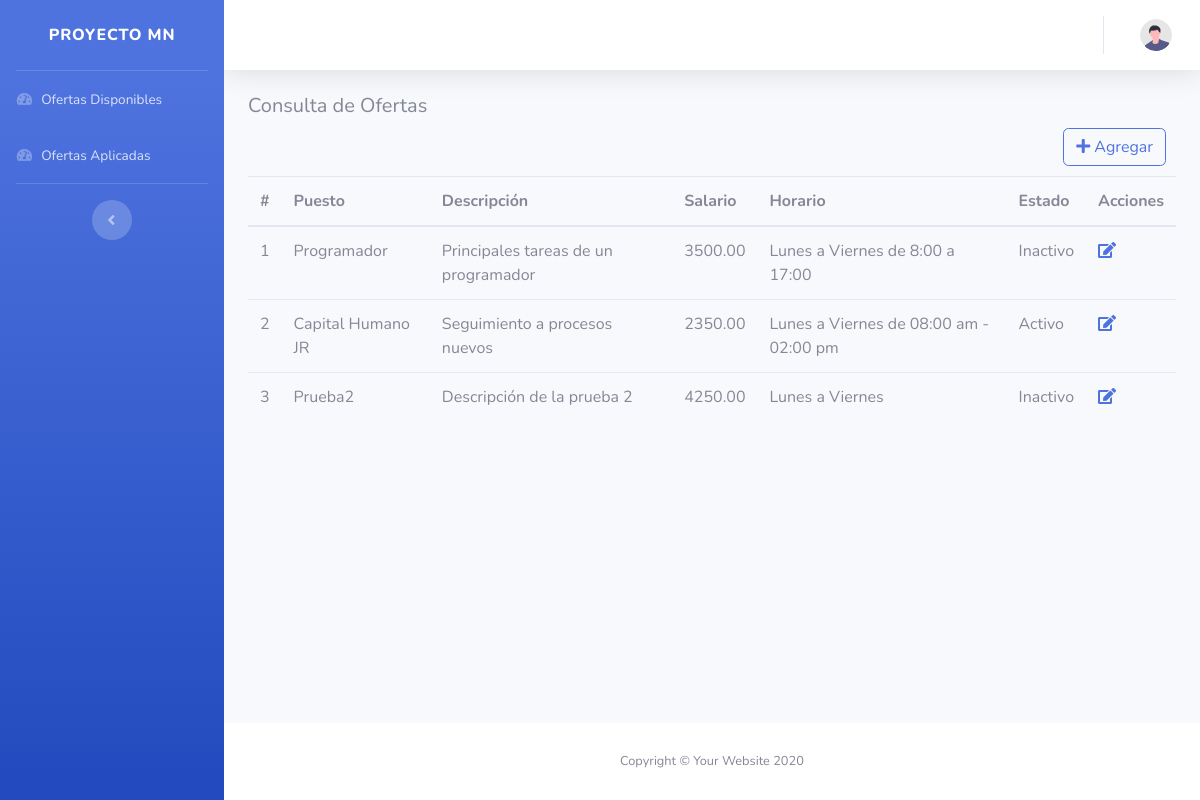
/View/Ofertas/consultarOfertas.php, run on an earlier commit of the app's database.
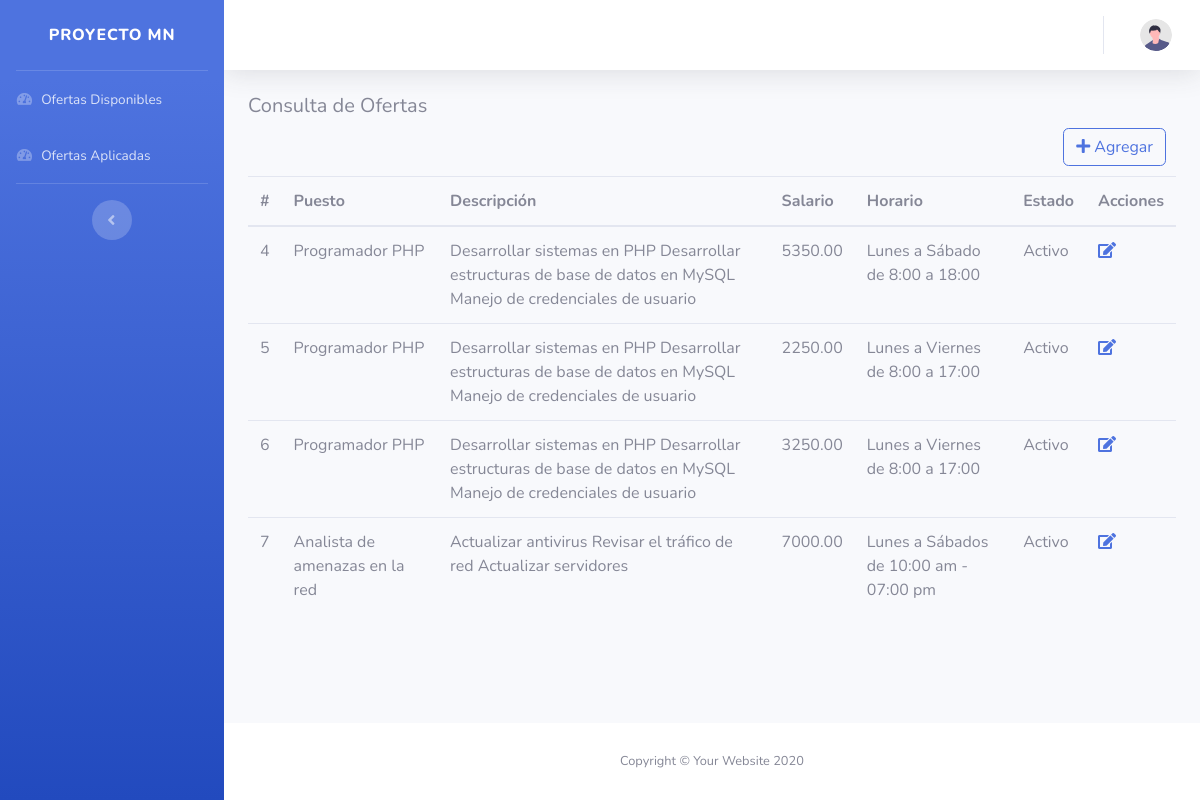
And on a later commit of the database.
### tables this page shows
CREATE TABLE `oferta` (
  `Id` bigint(20) NOT NULL AUTO_INCREMENT,
  `IdPuesto` bigint(20) NOT NULL,
  `Salario` decimal(10,2) NOT NULL,
  `Horario` varchar(255) NOT NULL,
  `Estado` bit(1) DEFAULT NULL,
  `Imagen` varchar(2500) DEFAULT NULL,
  PRIMARY KEY (`Id`),
  KEY `FK_OfertaPuesto` (`IdPuesto`),
  CONSTRAINT `FK_OfertaPuesto` FOREIGN KEY (`IdPuesto`) REFERENCES `puesto` (`Id`)
);

CREATE TABLE `puesto` (
  `Id` bigint(20) NOT NULL AUTO_INCREMENT,
  `Nombre` varchar(50) NOT NULL,
  `Descripcion` varchar(255) NOT NULL,
  PRIMARY KEY (`Id`)
);

### Model/OfertasModel.php (called while the page is built, shortened)
<?php
    function ConsultarOfertasModel($estado)
    {
        try
        {
            $context = AbrirBaseDatos();
            $sentencia = "CALL SP_ConsultarOfertas('$estado')";
            $resultado = $context -> query($sentencia);
            return $resultado;
        }
        catch(Exception $error)
        {
            return null;
        }
    }
    ?>

### Controller/OfertasController.php (called while the page is built, shortened)
<?php
    include_once $_SERVER["DOCUMENT_ROOT"] . "/ProyectoMN/Proyecto/Model/OfertasModel.php";
    function ConsultarOfertas($estado)
    {
        return ConsultarOfertasModel($estado);
    }
    ?>

### View/Ofertas/consultarOfertas.php (the view, shortened to what this page needs)
<?php
    include_once $_SERVER["DOCUMENT_ROOT"] . "/ProyectoMN/Proyecto/Controller/OfertasController.php";
    include_once $_SERVER["DOCUMENT_ROOT"] . "/ProyectoMN/Proyecto/View/layoutInterno.php";
?>
<!DOCTYPE html>
<html lang="en">
<?php PrintCss(); ?>
<body id="page-top">
    <div id="wrapper">
        <?php MenuNavegacion(); ?>
        <div id="content-wrapper" class="d-flex flex-column">
            <div id="content">
                <?php BarraNavegacion(); ?>
                <div class="container-fluid">
                <h5>Consulta de Ofertas</h5>
                <div style="text-align:right; margin:10px;">
                    <a class="btn btn-outline-primary" href="agregarOfertas.php"><i class="fa fa-plus"></i> Agregar </a>
                </div>
                    <table id="example" class="table">
                        <thead>
                            <tr>
                                <th>#</th>
                                <th>Puesto</th>
                                <th>Descripción</th>
                                <th>Salario</th>
                                <th>Horario</th>
                                <th>Estado</th>
                                <th>Acciones</th>
                            </tr>
                        </thead>
                        <tbody>
                            <?php
                                $datos = ConsultarOfertas(false);
                                while($row = mysqli_fetch_array($datos))
                                {
                                    echo "<tr>";
                                    echo "<td>" . $row["Id"] . "</td>";
                                    echo "<td>" . $row["Nombre"] . "</td>";
                                    echo "<td>" . $row["Descripcion"] . "</td>";
                                    echo "<td>" . $row["Salario"] . "</td>";
                                    echo "<td>" . $row["Horario"] . "</td>";
                                    echo "<td>" . $row["DescripcionEstado"] . "</td>";
                                    echo "<td><a href='actualizarOfertas.php?q=" . $row["Id"] . "'><i class='fa fa-edit'></i></td>";
                                    echo "</tr>";
                                }
                            ?>
                        </tbody>
                    </table>
                </div>
            </div>
            <?php PrintFooter(); ?>
        </div>
    </div>
</body>
</html>

### View/layoutInterno.php (shortened to what this page needs)
<?php
    function BarraNavegacion()
    {
        $usuario = "";
        $nombrePerfil = "";
        echo '<nav class="navbar navbar-expand navbar-light bg-white topbar mb-4 static-top shadow">
                    <button id="sidebarToggleTop" class="btn btn-link d-md-none rounded-circle mr-3">
                    </button>' .
                    $nombrePerfil
                    . '<ul class="navbar-nav ml-auto">
                        <li class="nav-item dropdown no-arrow">
                            <a class="nav-link dropdown-toggle" href="#" id="userDropdown" role="button"
                                data-toggle="dropdown" aria-haspopup="true" aria-expanded="false">
                                <span class="mr-2 d-none d-lg-inline text-gray-600">' . $usuario . '</span>
                                <img class="img-profile rounded-circle"
                                    src="../Img/undraw_profile.svg">
                            </a>
                        </li>
                    </ul>
                </nav>';
    }
    function MenuNavegacion()
    {
        echo '<ul class="navbar-nav bg-gradient-primary sidebar sidebar-dark accordion" id="accordionSidebar">
        <a class="sidebar-brand d-flex align-items-center justify-content-center" href="../Login/home.php">
            <div class="sidebar-brand-text mx-3">Proyecto MN</div>
        </a>
        <hr class="sidebar-divider my-0">';
        if(isset($_SESSION["IdPerfil"]) && $_SESSION["IdPerfil"] == "1")
        {
            echo '<li class="nav-item">
                    <a class="nav-link" href="../Puestos/consultarPuestos.php">
                        <i class="fas fa-fw fa-tachometer-alt"></i>
                        <span>Mant. Puestos</span></a>
                </li>
                <li class="nav-item">
                    <a class="nav-link" href="../Ofertas/consultarOfertas.php">
                        <i class="fas fa-fw fa-tachometer-alt"></i>
                        <span>Mant. Ofertas</span></a>
                </li>
                <li class="nav-item">
                    <a class="nav-link" href="../Ofertas/seguimientoOfertas.php">
                        <i class="fas fa-fw fa-tachometer-alt"></i>
                        <span>Seg. Ofertas</span></a>
                </li>';
        }
        else
        {
            echo '<li class="nav-item">
                    <a class="nav-link" href="../Ofertas/consultarOfertasDisponibles.php">
                        <i class="fas fa-fw fa-tachometer-alt"></i>
                        <span>Ofertas Disponibles</span></a>
                </li>
                <li class="nav-item">
                    <a class="nav-link" href="../Ofertas/consultarOfertasAplicadas.php">
                        <i class="fas fa-fw fa-tachometer-alt"></i>
                        <span>Ofertas Aplicadas</span></a>
                </li>
                ';
        }
        echo '<hr class="sidebar-divider">
            <div class="text-center d-none d-md-inline">
                <button class="rounded-circle border-0" id="sidebarToggle"></button>
            </div>
        </ul>';
    }
    function PrintCss()
    {
        echo '<head>
                <meta charset="utf-8">
                <meta http-equiv="X-UA-Compatible" content="IE=edge">
                <meta name="viewport" content="width=device-width, initial-scale=1, shrink-to-fit=no">
                <meta name="description" content="">
                <meta name="author" content="">
                <title>Proyecto MN</title>
                <link href="../Styles/all.min.css" rel="stylesheet" type="text/css">
                <link href="../Styles/sb-admin-2.min.css" rel="stylesheet">
                <link href="../Styles/ui.css" rel="stylesheet">
                <link href="https://fonts.googleapis.com/css?family=Nunito:200,200i,300,300i,400,400i,600,600i,700,700i,800,800i,900,900i" rel="stylesheet">
                <link href="https://cdn.datatables.net/2.2.2/css/dataTables.bootstrap4.css" rel="stylesheet">
            </head>';
    }
    function PrintFooter()
    {
        echo '<footer class="sticky-footer bg-white">
                <div class="container my-auto">
                    <div class="copyright text-center my-auto">
                        <span>Copyright &copy; Your Website 2020</span>
                    </div>
                </div>
            </footer>';
    }
?>

What changed in the data, as far as the page shows it:
removed oferta: Id "1", IdPuesto.Nombre "Programador", IdPuesto.Descripcion "Principales tareas de un programador", Salario "3500.00", Horario "Lunes a Viernes de 8:00 a 17:00", DescripcionEstado "Inactivo"
removed oferta: Id "2", IdPuesto.Nombre "Capital Humano JR", IdPuesto.Descripcion "Seguimiento a procesos nuevos", Salario "2350.00", Horario "Lunes a Viernes de 08:00 am - 02:00 pm", DescripcionEstado "Activo"
removed oferta: Id "3", IdPuesto.Nombre "Prueba2", IdPuesto.Descripcion "Descripción de la prueba 2", Salario "4250.00", Horario "Lunes a Viernes", DescripcionEstado "Inactivo"
added oferta: Id "4", IdPuesto.Nombre "Programador PHP", IdPuesto.Descripcion "Desarrollar sistemas en PHP Desarrollar estructuras de base de datos en MySQL Manejo de credenciales de usuario", Salario "5350.00", Horario "Lunes a Sábado de 8:00 a 18:00", DescripcionEstado "Activo"
added oferta: Id "5", IdPuesto.Nombre "Programador PHP", IdPuesto.Descripcion "Desarrollar sistemas en PHP Desarrollar estructuras de base de datos en MySQL Manejo de credenciales de usuario", Salario "2250.00", Horario "Lunes a Viernes de 8:00 a 17:00", DescripcionEstado "Activo"
added oferta: Id "6", IdPuesto.Nombre "Programador PHP", IdPuesto.Descripcion "Desarrollar sistemas en PHP Desarrollar estructuras de base de datos en MySQL Manejo de credenciales de usuario", Salario "3250.00", Horario "Lunes a Viernes de 8:00 a 17:00", DescripcionEstado "Activo"
added oferta: Id "7", IdPuesto.Nombre "Analista de amenazas en la red", IdPuesto.Descripcion "Actualizar antivirus Revisar el tráfico de red Actualizar servidores", Salario "7000.00", Horario "Lunes a Sábados de 10:00 am - 07:00 pm", DescripcionEstado "Activo"
